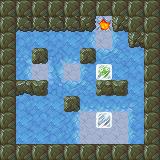

A 2D game scene composited from a Tiled map and its tileset images. What follows is a short description and the map's XML, with each tile layer's data collapsed to a summary:
An orthogonal 10x10 tile map with 16x16 px tiles, 4 tile layers (Bottom, Floor, FloorTop, Blocks), 5 tilesets.

<map version="1.0" orientation="orthogonal" width="10" height="10" tilewidth="16" tileheight="16">
 <tileset firstgid="1" name="ground" tilewidth="16" tileheight="16">
  <image source="assets/tileset-ground.png" width="48" height="16" />
 </tileset>
 <tileset firstgid="4" name="misc" tilewidth="16" tileheight="16">
  <image source="assets/tileset-misc.png" width="64" height="16" />
  <tile id="3">
   <properties>
    <property name="goal" value="true" />
   </properties>
  </tile>
 </tileset>
 <tileset firstgid="8" name="pushblocks" tilewidth="16" tileheight="16">
  <image source="assets/tileset-pushblocks.png" width="48" height="16" />
  <tile id="1">
   <properties>
    <property name="goal" value="true" />
    <property name="sprite" value="assets/frozen.sprite" />
   </properties>
  </tile>
 </tileset>
 <tileset firstgid="11" name="rocks" tilewidth="16" tileheight="16">
  <properties>
   <property name="collision" value="true" />
  </properties>
  <image source="assets/tileset-rocks.png" width="256" height="48" />
 </tileset>
 <tileset firstgid="59" name="slippery" tilewidth="16" tileheight="16">
  <properties>
   <property name="slippery_block" value="true" />
   <property name="slippery_player" value="true" />
  </properties>
  <image source="assets/tileset-slippery.png" width="256" height="48" />
 </tileset>
 <layer name="Bottom" width="10" height="10">
  <data>[100 cells, 100 non-empty, 2 distinct tile ids]</data>
 </layer>
 <layer name="Floor" width="10" height="10">
  <properties>
   <property name="player_offset_y" value="-1" />
   <property name="player_sprite" value="assets/dino.sprite" />
   <property name="start_x" value="6" />
   <property name="start_y" value="8" />
  </properties>
  <data>[100 cells, 55 non-empty, 15 distinct tile ids]</data>
 </layer>
 <layer name="FloorTop" width="10" height="10">
  <data>[100 cells, 51 non-empty, 8 distinct tile ids]</data>
 </layer>
 <layer name="Blocks" width="10" height="10">
  <data>[100 cells, 2 non-empty, 2 distinct tile ids]</data>
 </layer>
</map>
